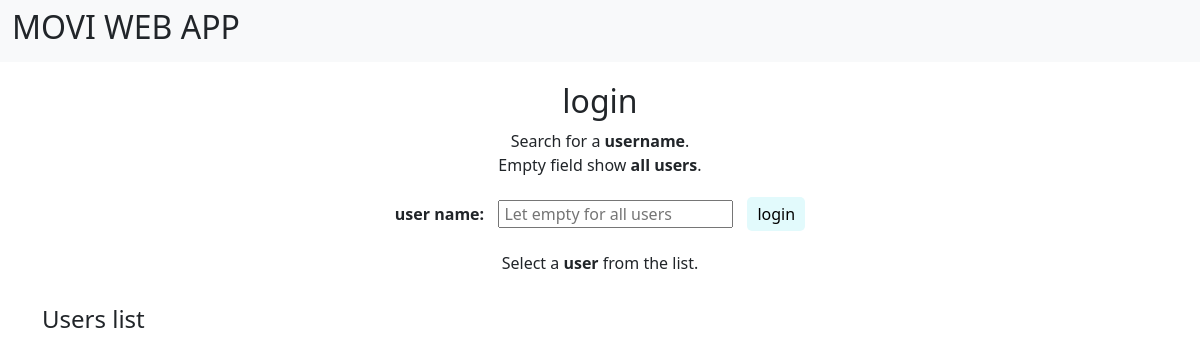
/users, run on an earlier commit of the app's database.
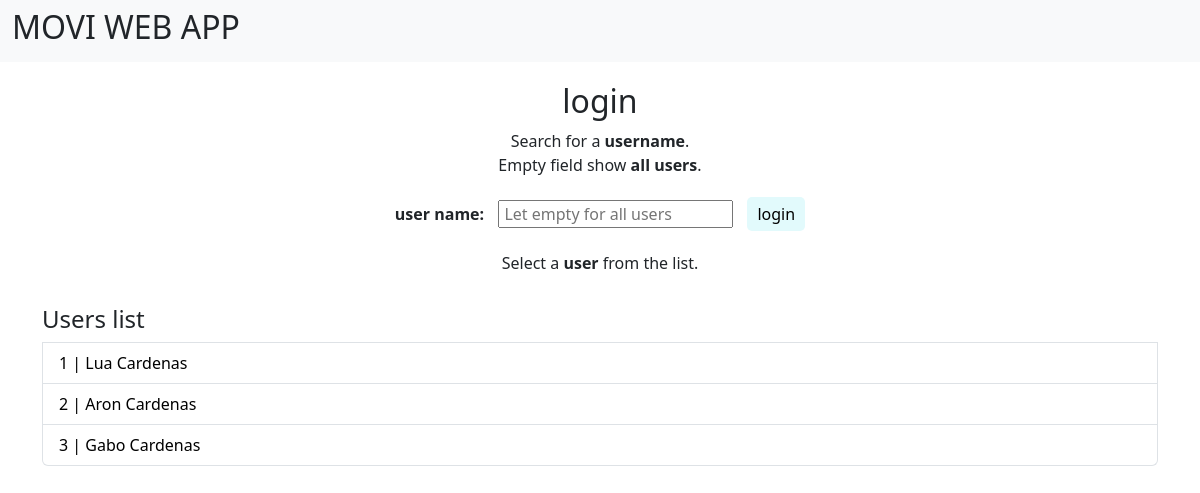
And on a later commit of the database.
### datamanager/data_models.py (models this page shows, shortened)
class User(db.Model):
    user_id: Mapped[int] = mapped_column(primary_key=True, autoincrement=True)
    user_name: Mapped[str] = mapped_column(nullable=False)
    reviews: Mapped[list["Review"]] = relationship(back_populates="user")
    movies: Mapped[list["Movie"]] = relationship(secondary=user_movie_association, back_populates="users")

### app.py (the view)
@app.route('/users', methods=['GET', 'POST'])
def list_users():
    with app.app_context():
        if request.method == 'POST':
            search_name = request.form.get('search_name')
            if search_name:
                users = User.query.filter(User.user_name.like(f"%{search_name}%")).all()
            else:
                users = User.query.all()
            return render_template('users.html', users=users)
    users = User.query.all()
    return render_template('users.html', users=users)

### templates/users.html (shortened to what this page needs)
{% extends "layout.html" %}
{% block content %}
<div class="container users">
    <div class="div_form">
      <form action="" method="post">
          <h2>login</h2>
          <p>Search for a <b>username</b>.<br>
              Empty field show <b>all users</b>.
          </p>
          <div class="_input">
              <label for="search_name"><b>user name:</b></label>
              <input type="text" id="search_name" name="search_name" placeholder=" Let empty for all users">
              <input type="submit" value="login">
          </div>
          <p>Select a <b>user</b> from the list.</p>
      </form>
    </div>
    <div class="list-group">
      <h4>Users list</h4>
      {% for user in users %}
        <a href="/users/{{ user.user_id }}" class="list-group-item list-group-item-action">
            <button name="user_id" value="{{ user.user_id }}">{{ user.user_id }} | {{ user.user_name }}</button>
        </a>
      {% endfor %}
    </div>
</div>
{% endblock %}

### templates/layout.html (shortened to what this page needs)
<!DOCTYPE html>
<html lang="en">
<head>
    <link href="https://cdn.jsdelivr.net/npm/bootstrap@5.3.3/dist/css/bootstrap.min.css" rel="stylesheet">
    <link rel="stylesheet" href="{{ url_for('static', filename='style.css') }}">
</head>
<body>
    <nav class="navbar bg-light">
      <div class="container-fluid">
        <ul class="navbar-nav">
            <h2>MOVI WEB APP</h2>
        </ul>
      </div>
    </nav>
    <div class="contain
    er">
        {% block content %}{% endblock %}
    </div>
</body>
</html>

### static/style.css (style rules this page uses)
* { box-sizing: border-box; margin: 0px; padding: 0px; }
p { margin: 0px; }
.container { padding-top: 10px; padding-bottom: 20px; }
.list-group button { background-color: transparent; border: none; }
input[type="submit"] { border: none; padding: 5px 10px; cursor: pointer; border-radius: 5px; background-color: #E2FAFC; }
.users div:first-child { text-align: center; margin-bottom: 20px; }
.div_form { display: flex; align-content: center; justify-content: center; }
.div_form form { display: block; width: auto; padding: 10px 0px; text-align: center; }
.div_form form ._input { padding: 20px 0px; }
.div_form form ._input input[type="text"] { margin: 0px 10px; }

What changed in the data, as far as the page shows it:
added User: user_id "1", user_name "Lua Cardenas"
added User: user_id "2", user_name "Aron Cardenas"
added User: user_id "3", user_name "Gabo Cardenas"
